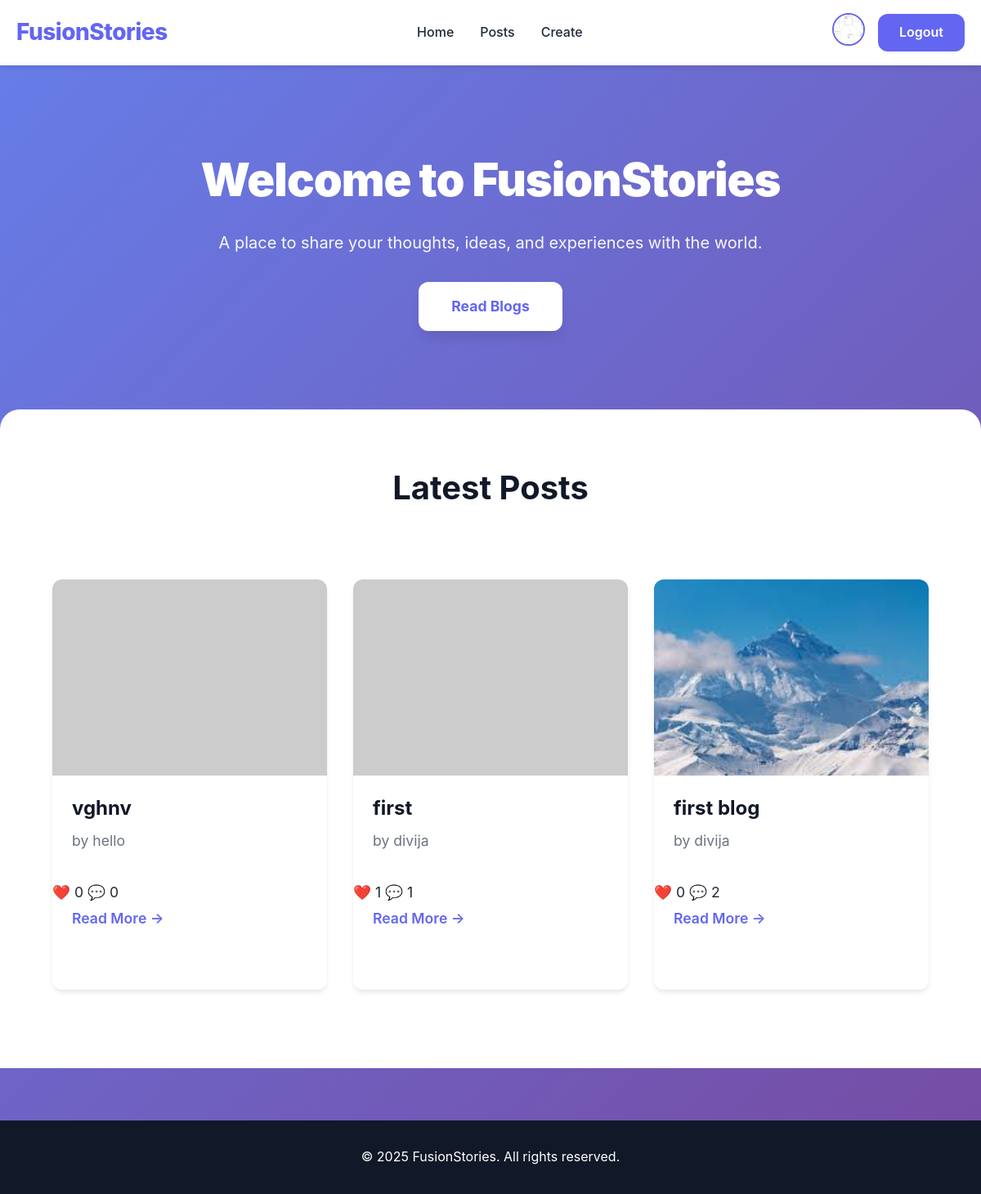
The app's page / (signed in) with its own data.
### blog/models.py (models this page shows, shortened)
class Post(models.Model):
    title = models.CharField(max_length=200)
    user = models.ForeignKey(User, on_delete=models.CASCADE, related_name='posts')
    content = models.TextField()
    date = models.DateTimeField(default=timezone.now)
    image = models.ImageField(upload_to='posts/', blank=True, null=True)
    def comment_count(self):
        return self.comments.count()
    def like_count(self):
        return self.likes.count()

class User(models.Model):
    name = models.CharField(max_length=100, unique=True)
    email = models.EmailField(unique=True)
    password = models.CharField(max_length=128)
    desc = models.TextField(blank=True)
    img = models.ImageField(upload_to='Users/', blank=True, null=True)

### blog/views.py (the view)
# urls.py: path('', views.home, name="home"),
def home(request):
    username = request.session.get('username')
    profile_img = None
    if username:
        try:
            user = User.objects.get(name=username)
            profile_img = user.img.url if user.img else '/static/default_profile.png'
        except User.DoesNotExist:
            username = None
            profile_img = None
    latest_posts = Post.objects.order_by('-date')[:3]
    return render(request, "home.html", {
        "username": username,
        "profile_img": profile_img,
        "latest_posts": latest_posts
    })

### blog/templates/home.html (shortened to what this page needs)
{% load static %}
<!DOCTYPE html>
<html lang="en">
<head>
</head>
<body class="home">
    <header class="navbar">
        <div class="container">
            <a href="{% url 'home' %}" class="logo">FusionStories</a>
            <nav class="nav-links">
                <a href="{% url 'home' %}">Home</a>
                <a href="{% url 'posts' %}">Posts</a>
                {% if username %}
                <a href="{% url 'create' %}">Create</a>
                {% endif %}
            </nav>
            <div class="auth-buttons">
                {% if username %}
                    <a href="{% url 'profile' %}">
                        <img src="{{ profile_img }}" alt="Profile" class="profile-pic">
                    </a>
                    <a href="{% url 'logout' %}" class="logout-btn">Logout</a>
                {% else %}
                    <a href="{% url 'login' %}" class="login-btn">Login</a>
                    <a href="{% url 'register' %}" class="register-btn">Register</a>
                {% endif %}
            </div>
        </div>
    </header>
    <section class="hero">
        <h1>Welcome to FusionStories</h1>
        <p>A place to share your thoughts, ideas, and experiences with the world.</p>
        <a href="{% url 'posts' %}" class="read-blogs-btn">Read Blogs</a>
    </section>
    <section class="latest-posts">
        <h2>Latest Posts</h2>
        <div class="posts-grid">
            {% for post in latest_posts %}
            <div class="post-card">
                {% if post.image %}
                <img src="{{ post.image.url }}" alt="{{ post.title }}">
                {% else %}
                <img src="https://picsum.photos/600/400?random={{ forloop.counter }}" alt="{{ post.title }}">
                {% endif %}
                <div class="post-content">
                    <h3>{{ post.title }}</h3>
                    <p class="post-author">by {{ post.user.name }}</p>
                    <div class="post-meta">
                        <span class="likes">❤️ {{ post.like_count }}</span>
                        <span class="comments">💬 {{ post.comment_count }}</span>
                    </div>
                    <a href="{% url 'read' post.pk %}" class="read-more">Read More →</a>
                </div>
            </div>
            {% empty %}
            <p class="no-posts">No posts available yet. Be the first to share your story!</p>
            {% endfor %}
        </div>
    </section>
    <footer class="footer">
        <p>© 2025 FusionStories. All rights reserved.</p>
    </footer>
</body>
</html>

### blog/templates/home.html (style rules this page uses)
* { margin: 0; padding: 0; box-sizing: border-box; }
:root { --primary: #6366f1; --primary-dark: #4f46e5; --primary-light: #818cf8; --secondary: #ec4899; --accent: #f59e0b; --dark: #1f2937; --darker: #111827; --gray: #6b7280; --light-gray: #f3f4f6; --border: #e5e7eb; --success: #10b981; --danger: #ef4444; --white: #ffffff; --shadow: 0 4px 6px -1px rgba(0, 0, 0, 0.1); --shadow-lg: 0 10px 15px -3px rgba(0, 0, 0, 0.1); --radius: 12px; --transition: all 0.3s ease; }
body { font-family: 'Inter', -apple-system, BlinkMacSystemFont, 'Segoe UI', 'Roboto', sans-serif; line-height: 1.6; color: var(--dark); background: var(--light-gray); }
.container { max-width: 1200px; margin: 0 auto; padding: 0 20px; }
.navbar { background: var(--white); box-shadow: var(--shadow); position: sticky; top: 0; z-index: 1000; padding: 1rem 0; }
.navbar .container { display: flex; justify-content: space-between; align-items: center; gap: 2rem; }
.logo { font-size: 1.75rem; font-weight: 800; color: var(--primary); text-decoration: none; letter-spacing: -0.5px; }
.nav-links { display: flex; gap: 2rem; align-items: center; }
.nav-links a { color: var(--dark); text-decoration: none; font-weight: 500; transition: var(--transition); position: relative; }
.nav-links a::after { content: ''; position: absolute; bottom: -5px; left: 0; width: 0; height: 2px; background: var(--primary); transition: var(--transition); }
.auth-buttons { display: flex; gap: 1rem; align-items: center; }
.profile-pic { width: 40px; height: 40px; border-radius: 50%; object-fit: cover; border: 2px solid var(--primary); cursor: pointer; transition: var(--transition); }
.login-btn, .register-btn, .logout-btn { padding: 0.5rem 1.5rem; border-radius: var(--radius); text-decoration: none; font-weight: 600; transition: var(--transition); display: inline-block; }
.register-btn, .logout-btn { background: var(--primary); color: var(--white); border: 2px solid var(--primary); }
.home { background: linear-gradient(135deg, #667eea 0%, #764ba2 100%); min-height: 100vh; }
.hero { text-align: center; padding: 6rem 2rem; color: var(--white); }
.hero h1 { font-size: 3.5rem; font-weight: 900; margin-bottom: 1rem; letter-spacing: -1px; }
.hero p { font-size: 1.25rem; margin-bottom: 2rem; opacity: 0.95; }
.read-blogs-btn { display: inline-block; background: var(--white); color: var(--primary); padding: 1rem 2.5rem; border-radius: var(--radius); text-decoration: none; font-weight: 700; font-size: 1.1rem; transition: var(--transition); box-shadow: var(--shadow-lg); }
.latest-posts { background: var(--white); padding: 4rem 2rem; border-radius: 24px 24px 0 0; }
.latest-posts h2 { text-align: center; font-size: 2.5rem; margin-bottom: 3rem; color: var(--darker); }
.posts-grid { display: grid; grid-template-columns: repeat(auto-fill, minmax(320px, 1fr)); gap: 2rem; padding: 2rem; max-width: 1200px; margin: 0 auto; }
.post-card { background: var(--white); border-radius: var(--radius); overflow: hidden; box-shadow: var(--shadow); transition: var(--transition); display: flex; flex-direction: column; }
.post-card img { width: 100%; height: 240px; object-fit: cover; }
.post-card h2, .post-card h3 { padding: 1.5rem 1.5rem 0.5rem; color: var(--darker); font-size: 1.5rem; line-height: 1.3; }
.post-card p { padding: 0 1.5rem 1rem; color: var(--gray); flex-grow: 1; }
.read-more { display: inline-block; color: var(--primary); font-weight: 600; text-decoration: none; padding: 0 1.5rem 1.5rem; transition: var(--transition); }
.post-content { font-size: 1.1rem; line-height: 1.8; color: var(--dark); margin-bottom: 3rem; }
.post-content p { margin-bottom: 1rem; }
.footer { background: var(--darker); color: var(--white); text-align: center; padding: 2rem; margin-top: 4rem; }

### records on screen
Post: title "vghnv", user.name "hello", like_count "0", comment_count "0"
Post: title "first", user.name "divija", like_count "1", comment_count "1"
Post: image (picture), title "first blog", user.name "divija", like_count "0", comment_count "2"
